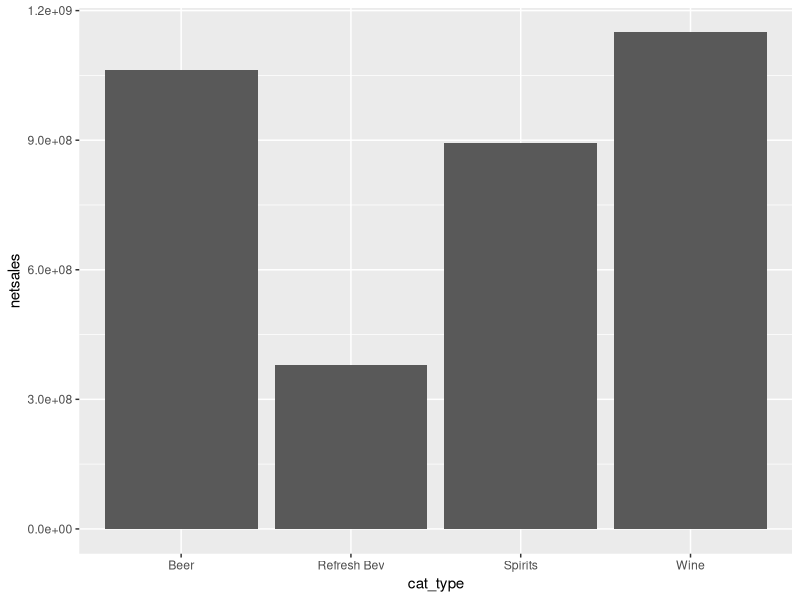
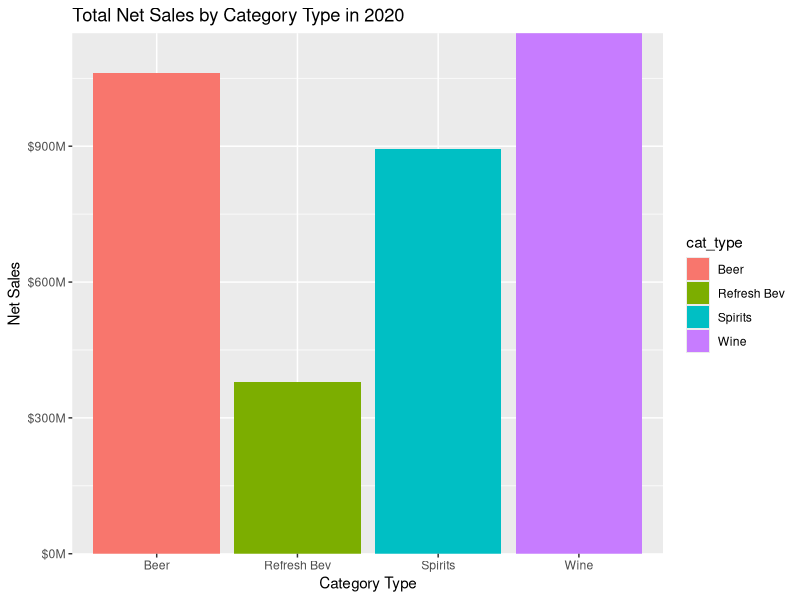
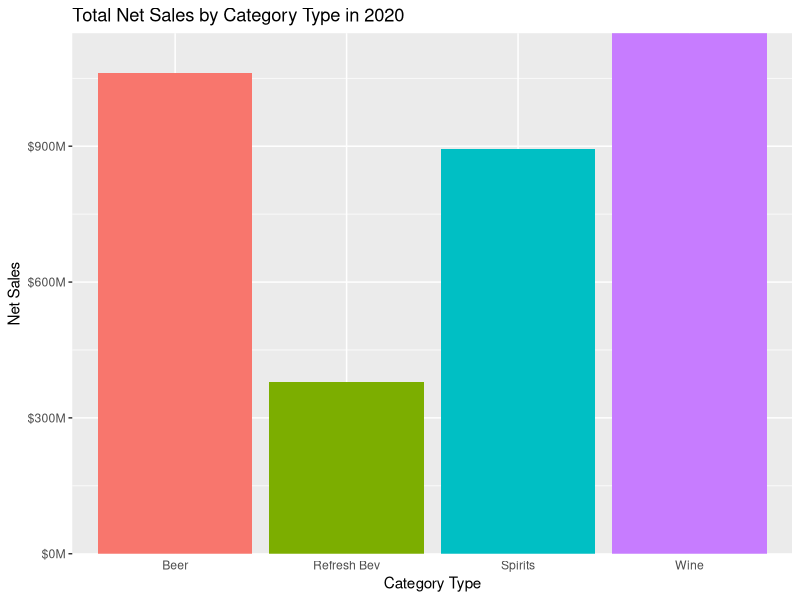

Reproduce these figures in R, in order.
library(tidyverse)
library(scales)
library(here)

# Load the data
data_co <- read_csv(here('data','lmr-data.csv'))

# bar chart for cat_type netsales in 2020
data_co %>% group_by(cat_type, cyr) %>% summarize(netsales=sum(netsales)) %>% 
  filter(cyr==2020) %>% ggplot(aes(x=cat_type, y=netsales)) + geom_col()

# clean up the chart with more readable formatting for y-axis numbers, removal of x-axis ticks,
# remove space between bottom of columns and x-axis, add a different color for each cat_type column
# and a descriptive title and axis labels
data_co %>% group_by(cat_type, cyr) %>% summarize(netsales=sum(netsales)) %>% 
  filter(cyr==2020) %>% ggplot(aes(x=cat_type, y=netsales, fill=cat_type)) + 
  geom_col() +
  scale_y_continuous(labels = comma_format(scale = 1e-6, prefix = "$", suffix = "M"),
                     expand = expansion(add = c(0, 0.1))) +
  labs(title = "Total Net Sales by Category Type in 2020", x = "Category Type", y = "Net Sales")

# hide the legend and remove x-axis tick-marks
data_co %>% group_by(cat_type, cyr) %>% summarize(netsales=sum(netsales)) %>% 
  filter(cyr==2020) %>% ggplot(aes(x=cat_type, y=netsales, fill=cat_type)) + 
  geom_col() +
  scale_y_continuous(labels = comma_format(scale = 1e-6, prefix = "$", suffix = "M"),
                     expand = expansion(add = c(0, 0.1))) +
  labs(title = "Total Net Sales by Category Type in 2020", x = "Category Type", y = "Net Sales") +
  theme(legend.position = "none", axis.ticks.x = element_blank())


